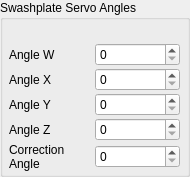
            <widget class="QGroupBox" name="SwashplateBox_3">
             <property name="sizePolicy">
              <sizepolicy hsizetype="Fixed" vsizetype="Maximum">
               <horstretch>0</horstretch>
               <verstretch>0</verstretch>
              </sizepolicy>
             </property>
             <property name="minimumSize">
              <size>
               <width>70</width>
               <height>0</height>
              </size>
             </property>
             <property name="maximumSize">
              <size>
               <width>190</width>
               <height>16777215</height>
              </size>
             </property>
             <property name="title">
              <string>Swashplate Servo Angles</string>
             </property>
             <layout class="QGridLayout" name="gridLayout_20">
              <property name="horizontalSpacing">
               <number>3</number>
              </property>
              <property name="verticalSpacing">
               <number>2</number>
              </property>
              <property name="margin">
               <number>3</number>
              </property>
              <item row="1" column="1">
               <widget class="QDoubleSpinBox" name="ccpmAngleW">
                <property name="sizePolicy">
                 <sizepolicy hsizetype="Fixed" vsizetype="Fixed">
                  <horstretch>0</horstretch>
                  <verstretch>0</verstretch>
                 </sizepolicy>
                </property>
                <property name="minimumSize">
                 <size>
                  <width>85</width>
                  <height>0</height>
                 </size>
                </property>
                <property name="maximumSize">
                 <size>
                  <width>85</width>
                  <height>16777215</height>
                 </size>
                </property>
                <property name="decimals">
                 <number>0</number>
                </property>
                <property name="maximum">
                 <double>360.000000000000000</double>
                </property>
                <property name="singleStep">
                 <double>15.000000000000000</double>
                </property>
               </widget>
              </item>
              <item row="1" column="0">
               <widget class="QLabel" name="ccpmServoWLabel_2">
                <property name="enabled">
                 <bool>true</bool>
                </property>
                <property name="sizePolicy">
                 <sizepolicy hsizetype="Fixed" vsizetype="Preferred">
                  <horstretch>0</horstretch>
                  <verstretch>0</verstretch>
                 </sizepolicy>
                </property>
                <property name="minimumSize">
                 <size>
                  <width>80</width>
                  <height>0</height>
                 </size>
                </property>
                <property name="maximumSize">
                 <size>
                  <width>80</width>
                  <height>16777215</height>
                 </size>
                </property>
                <property name="text">
                 <string>Angle W</string>
                </property>
               </widget>
              </item>
              <item row="2" column="0">
               <widget class="QLabel" name="ccpmServoXLabel_2">
                <property name="sizePolicy">
                 <sizepolicy hsizetype="Fixed" vsizetype="Preferred">
                  <horstretch>0</horstretch>
                  <verstretch>0</verstretch>
                 </sizepolicy>
                </property>
                <property name="minimumSize">
                 <size>
                  <width>80</width>
                  <height>0</height>
                 </size>
                </property>
                <property name="maximumSize">
                 <size>
                  <width>80</width>
                  <height>16777215</height>
                 </size>
                </property>
                <property name="text">
                 <string>Angle X</string>
                </property>
               </widget>
              </item>
              <item row="3" column="0">
               <widget class="QLabel" name="ccpmServoYLabel_2">
                <property name="enabled">
                 <bool>true</bool>
                </property>
                <property name="sizePolicy">
                 <sizepolicy hsizetype="Fixed" vsizetype="Preferred">
                  <horstretch>0</horstretch>
                  <verstretch>0</verstretch>
                 </sizepolicy>
                </property>
                <property name="minimumSize">
                 <size>
                  <width>80</width>
                  <height>0</height>
                 </size>
                </property>
                <property name="maximumSize">
                 <size>
                  <width>80</width>
                  <height>16777215</height>
                 </size>
                </property>
                <property name="text">
                 <string>Angle Y</string>
                </property>
               </widget>
              </item>
              <item row="5" column="0">
               <widget class="QLabel" name="ccpmServoZLabel_2">
                <property name="sizePolicy">
                 <sizepolicy hsizetype="Fixed" vsizetype="Preferred">
                  <horstretch>0</horstretch>
                  <verstretch>0</verstretch>
                 </sizepolicy>
                </property>
                <property name="minimumSize">
                 <size>
                  <width>80</width>
                  <height>0</height>
                 </size>
                </property>
                <property name="maximumSize">
                 <size>
                  <width>80</width>
                  <height>16777215</height>
                 </size>
                </property>
                <property name="text">
                 <string>Angle Z</string>
                </property>
               </widget>
              </item>
              <item row="6" column="0">
               <widget class="QLabel" name="label_10">
                <property name="enabled">
                 <bool>true</bool>
                </property>
                <property name="sizePolicy">
                 <sizepolicy hsizetype="Fixed" vsizetype="Preferred">
                  <horstretch>0</horstretch>
                  <verstretch>0</verstretch>
                 </sizepolicy>
                </property>
                <property name="minimumSize">
                 <size>
                  <width>80</width>
                  <height>0</height>
                 </size>
                </property>
                <property name="maximumSize">
                 <size>
                  <width>80</width>
                  <height>16777215</height>
                 </size>
                </property>
                <property name="text">
                 <string>Correction Angle</string>
                </property>
                <property name="wordWrap">
                 <bool>true</bool>
                </property>
               </widget>
              </item>
              <item row="2" column="1">
               <widget class="QDoubleSpinBox" name="ccpmAngleX">
                <property name="sizePolicy">
                 <sizepolicy hsizetype="Fixed" vsizetype="Fixed">
                  <horstretch>0</horstretch>
                  <verstretch>0</verstretch>
                 </sizepolicy>
                </property>
                <property name="minimumSize">
                 <size>
                  <width>85</width>
                  <height>0</height>
                 </size>
                </property>
                <property name="maximumSize">
                 <size>
                  <width>85</width>
                  <height>16777215</height>
                 </size>
                </property>
                <property name="decimals">
                 <number>0</number>
                </property>
                <property name="maximum">
                 <double>360.000000000000000</double>
                </property>
                <property name="singleStep">
                 <double>15.000000000000000</double>
                </property>
               </widget>
              </item>
              <item row="6" column="1">
               <widget class="QDoubleSpinBox" name="ccpmCorrectionAngle">
                <property name="enabled">
                 <bool>true</bool>
                </property>
                <property name="sizePolicy">
                 <sizepolicy hsizetype="Fixed" vsizetype="Fixed">
                  <horstretch>0</horstretch>
                  <verstretch>0</verstretch>
                 </sizepolicy>
                </property>
                <property name="minimumSize">
                 <size>
                  <width>85</width>
                  <height>0</height>
                 </size>
                </property>
                <property name="maximumSize">
                 <size>
                  <width>85</width>
                  <height>16777215</height>
                 </size>
                </property>
                <property name="decimals">
                 <number>0</number>
                </property>
                <property name="maximum">
                 <double>360.000000000000000</double>
                </property>
                <property name="singleStep">
                 <double>15.000000000000000</double>
                </property>
               </widget>
              </item>
              <item row="5" column="1">
               <widget class="QDoubleSpinBox" name="ccpmAngleZ">
                <property name="sizePolicy">
                 <sizepolicy hsizetype="Fixed" vsizetype="Fixed">
                  <horstretch>0</horstretch>
                  <verstretch>0</verstretch>
                 </sizepolicy>
                </property>
                <property name="minimumSize">
                 <size>
                  <width>85</width>
                  <height>0</height>
                 </size>
                </property>
                <property name="maximumSize">
                 <size>
                  <width>85</width>
                  <height>16777215</height>
                 </size>
                </property>
                <property name="decimals">
                 <number>0</number>
                </property>
                <property name="maximum">
                 <double>360.000000000000000</double>
                </property>
                <property name="singleStep">
                 <double>15.000000000000000</double>
                </property>
               </widget>
              </item>
              <item row="3" column="1">
               <widget class="QDoubleSpinBox" name="ccpmAngleY">
                <property name="sizePolicy">
                 <sizepolicy hsizetype="Fixed" vsizetype="Fixed">
                  <horstretch>0</horstretch>
                  <verstretch>0</verstretch>
                 </sizepolicy>
                </property>
                <property name="minimumSize">
                 <size>
                  <width>85</width>
                  <height>0</height>
                 </size>
                </property>
                <property name="maximumSize">
                 <size>
                  <width>85</width>
                  <height>16777215</height>
                 </size>
                </property>
                <property name="decimals">
                 <number>0</number>
                </property>
                <property name="maximum">
                 <double>360.000000000000000</double>
                </property>
                <property name="singleStep">
                 <double>15.000000000000000</double>
                </property>
               </widget>
              </item>
              <item row="0" column="0">
               <spacer name="verticalSpacer_7">
                <property name="orientation">
                 <enum>Qt::Vertical</enum>
                </property>
                <property name="sizeType">
                 <enum>QSizePolicy::Fixed</enum>
                </property>
                <property name="sizeHint" stdset="0">
                 <size>
                  <width>20</width>
                  <height>20</height>
                 </size>
                </property>
               </spacer>
              </item>
             </layout>
            </widget>
